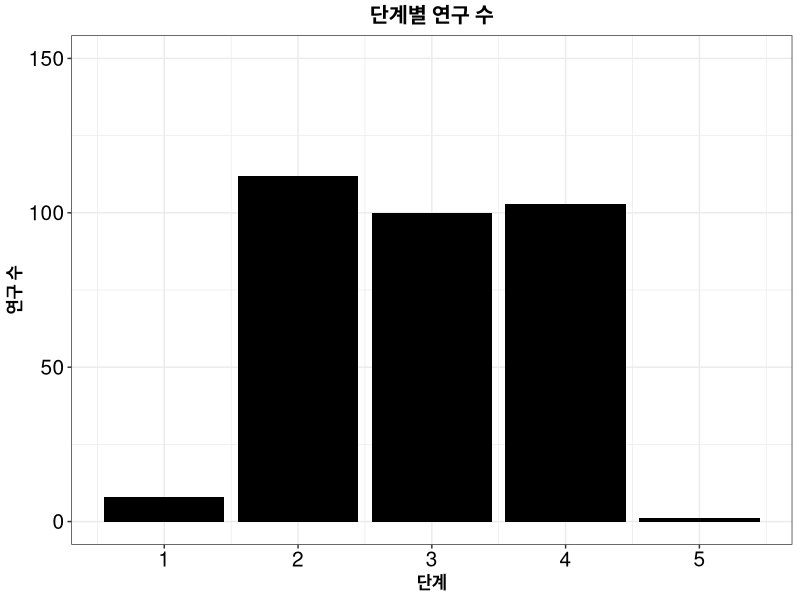
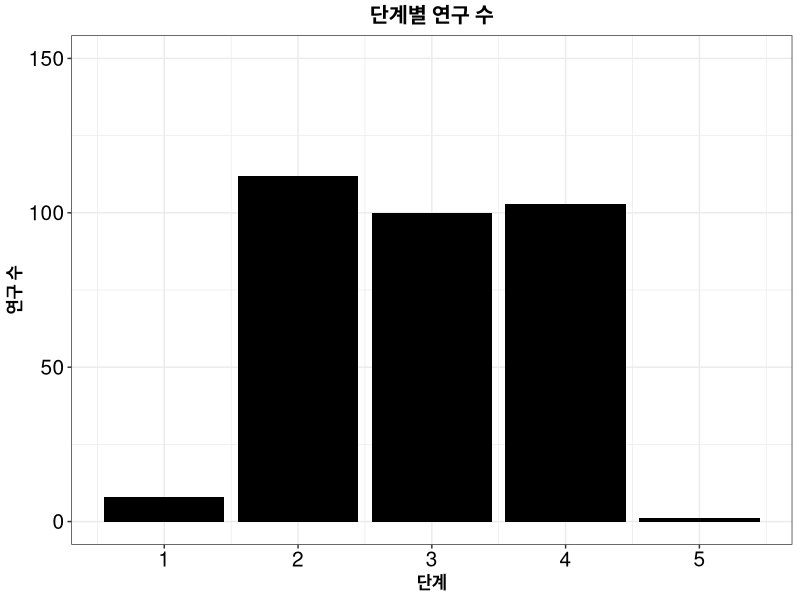

Here is the R script that generated these plots, in order:
library(ggplot2)
library(here)
library(readr)

data <- read_csv("./Data/Reproducibility_of_Korean_Archaeology.csv")

ggplot(data) +
    geom_bar(aes(x=data$단계),
             fill='black') +
    theme_bw() +
    theme(plot.title = element_text(hjust = 0.5,size=15,face='bold')) +
    ggtitle("단계별 연구 수") +
    labs(x = "단계", y = "연구 수") +
    scale_y_continuous(limits = c(0, 150), breaks=seq(0, 150, 50)) +
    theme(plot.caption = element_text(size = 12, hjust = 0),
      legend.title=element_text(size=18),
      legend.text=element_text(size=15),
      axis.text = element_text(size=15, colour="black"),
      axis.title.x = element_text(size=12, colour="black", face='bold'),
      axis.title.y = element_text(size=12, colour="black", face='bold'))

ggsave(here("./Graph/Fig_01.tiff"), dpi=300, width=6, height=6, units='in')
